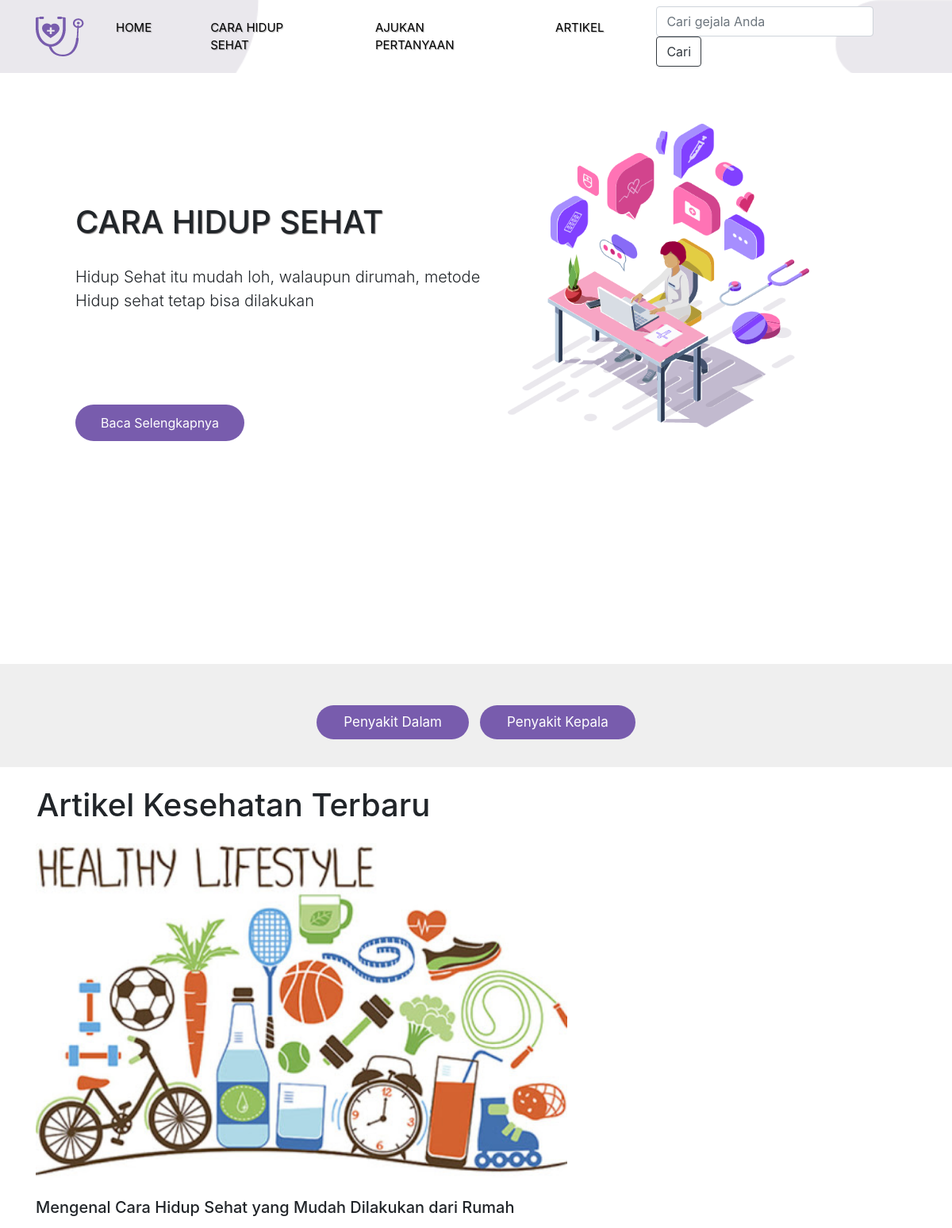
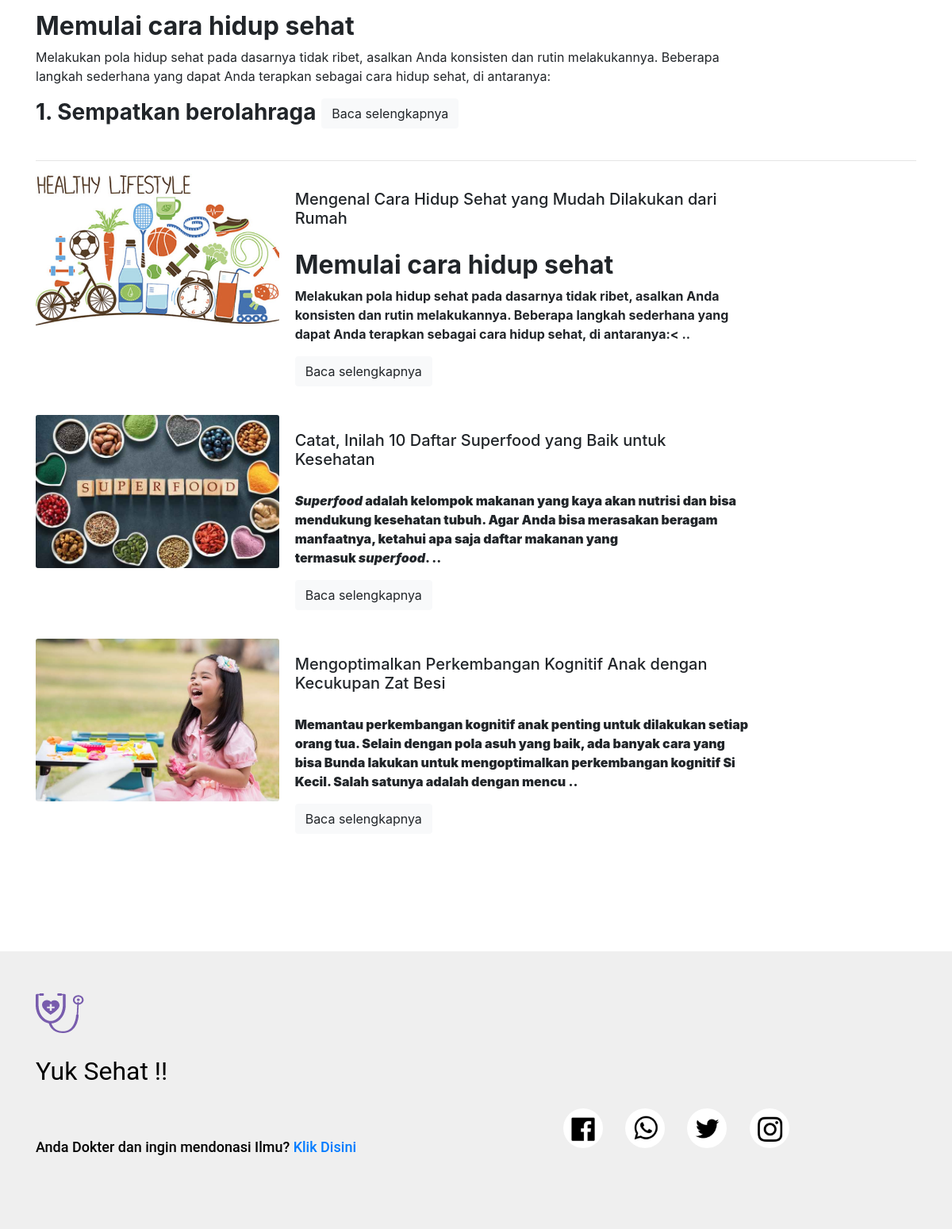
The page / on the database its author committed (2 pictures, top to bottom).
### tables this page shows
CREATE TABLE `kategori` (
  `id` int(11) NOT NULL,
  `kategori_nama` varchar(255) NOT NULL,
  `tgl` date NOT NULL
);

CREATE TABLE `artikel` (
  `id` int(11) NOT NULL,
  `judul` varchar(255) NOT NULL,
  `deskripsi` varchar(10000) NOT NULL,
  `gambar` varchar(255) DEFAULT NULL,
  `video` varchar(255) DEFAULT NULL,
  `oleh` varchar(255) DEFAULT NULL
);

### index.php (the view, shortened to what this page needs)
<!doctype html>
<html lang="en">
<head>
  <link rel="stylesheet" href="https://cdn.jsdelivr.net/npm/bootstrap@4.5.3/dist/css/bootstrap.min.css">
  <link rel="stylesheet" href="style.css">
</head>
<body>
  <?php
  include 'inc/nav.php';
  ?>
  <div class="jumbotron jumbotron-fluid tex-center">
    <div class="container">
      <div class="row">
        <div class="col jumbotext">
          <h1>CARA HIDUP SEHAT</h1>
          <p class="lead">Hidup Sehat itu mudah loh, walaupun dirumah, metode Hidup sehat tetap bisa dilakukan</p>
          <a href="single.php?id=3">Baca Selengkapnya</a>
        </div>
        <div class="col">
          <img src="assets/images/ilustrasi.png" alt="" class="img-fluid jumbo__img">
        </div>
      </div>
    </div>
    <div class="panel">
      <div class="container">
        <ul class="nav justify-content-center menukategori">
          <?php
          include 'koneksi.php';
          $sql = mysqli_query($koneksi, "select * from kategori");
          while ($data = mysqli_fetch_array($sql)) {
          ?>
            <li class="nav-item">
              <a class="nav-link" href="singlecontent.php?id=<?php echo $data['id'] ?>"><?php echo $data['kategori_nama'] ?></a>
            </li>
          <?php
          }
          ?>
        </ul>
      </div>
    </div>
    <div class="container content">
      <div class="row">
        <h1 class="p-3 mt-2">Artikel Kesehatan Terbaru</h1>
      </div>
      <?php
      $query = mysqli_fetch_assoc(mysqli_query($koneksi, "select * from artikel order by id desc limit 1"));
      $id = $query['id'];
      $judul = $query['judul'];
      $deskripsi = $query['deskripsi'];
      $gambar = $query['gambar'];
      ?>
      <div class="row">
        <div class="col-sm-12 col-lg-10">
          <figure class="figure">
            <img src="img/<?= $gambar ?>" class="figure-img img-fluid rounded" width="670px">
            <h5 class="card-title mt-2"><?= $judul ?></h5>
            <p class="card-text text-truncate"><?= substr($deskripsi, 0, 300) . ' ..' ?></p>
            <a href="single.php?id=<?= $id ?>" class="btn btn-light">Baca selengkapnya</a>
          </figure>
        </div>
      </div>
      <hr>
      <?php
      $query = mysqli_query($koneksi, "select * from artikel order by id desc limit 5");
      while ($data = mysqli_fetch_array($query)) {
      ?>
        <div class="row">
          <div class="col-sm-12 col-lg-10">
            <div class="cardd mb-3">
              <div class="row no-gutters">
                <div class="col-md-4">
                  <img src="img/<?= $data['gambar'] ?>" class="card-img" alt="...">
                </div>
                <div class="col-md-8">
                  <div class="card-body">
                    <h5 class="card-title"><?= $data['judul'] ?></h5>
                    <p class="card-text text-truncate"><?= substr($data['deskripsi'], 0, 250) . ' ..' ?></p>
                    <a href="single.php?id=<?= $data['id'] ?>" class="btn btn-light">Baca selengkapnya</a>
                  </div>
                </div>
              </div>
            </div>
          </div>
        </div>
      <?php } ?>
    </div>
  </div>
  <?php
  include 'inc/footer.php';
  ?>
</body>
</html>

### inc/nav.php (shortened to what this page needs)
<nav class="navbar navbar-expand-lg navbar-light">
  <div class="container">
    <div class="navbar-brand" href="index.php">
      <a class="navbar-brand" href="index.php">
        <img src="assets/images/logo.png" loading="lazy">
      </a>
    </div>
    <div class="collapse navbar-collapse" id="navbarNav">
      <ul class="navbar-nav mx-auto">
        <li class="nav-item mr-5">
          <a class="nav-link" href="index.php">Home <span class="sr-only">(current)</span></a>
        </li>
        <li class="nav-item mr-5">
          <a class="nav-link" href="single.php?id=3">Cara Hidup Sehat</a>
        </li>
        <li class="nav-item mr-5">
          <a class="nav-link" href="pertanyaan.php">Ajukan Pertanyaan</a>
        </li>
        <li class="nav-item mr-5">
          <a class="nav-link" href="artikel.php">Artikel</a>
        </li>
      </ul>
      <form class="form-inline" method="get" action="search.php">
        <input class="form-control mr-sm-2" name="value" type="search" placeholder="Cari gejala Anda" aria-label="Search">
        <button type="submit" class="btn btn-outline-dark my-2 my-sm-0">Cari</button>
      </form>
    </div>
  </div>
</nav>

### inc/footer.php
<div class="footer mt-5">
  <div class="container">
    <div class="row footerhead" data-aos="zoom-in">
      <div class="col mt-5">
        <a class="navbar-brand" href="#">
          <img src="assets/images/logo.png" loading="lazy">
        </a>
      </div>
    </div>
    <div class="row footertext" data-aos="zoom-in">
      <div class="col-7 mt-4">
        <h1>Yuk Sehat !!</h1>
      </div>
      <div class="col-7 mt-4 footerhead">
        <p>Anda Dokter dan ingin mendonasi Ilmu? <a href="cms/register.php">Klik Disini</a></p>
      </div>
      <div class="col-12 col-lg-5 mt-1 linksosmed" data-aos="zoom-in">
        <img src="assets/images/fb.png" class="img-fluid">
        <img src="assets/images/wa.png" class="img-fluid">
        <img src="assets/images/tw.png" class="img-fluid">
        <img src="assets/images/ig.png" class="img-fluid">
      </div>
    </div>
  </div>
</div>

### style.css (style rules this page uses)
body { background-image: url(assets/images/background.png); background-size: cover; background-position: center; background-repeat: no-repeat; height: 830px; }
.navbar-nav a { color: black !important; }
.jumbotron { background-color: white; overflow: hidden; }
.jumbotext { margin-left: 50px; }
.jumbotext { display: none; }
.jumbo__img { width: 380px; margin-bottom: 4rem; }
.panel { margin-top: -50px; background-color: #efefef; height: 180px; padding: 20px; }
.menukategori { padding: 25px; }
.menukategori a { display: inline-block; color: white; background-color: #785cad; border-radius: 2em; padding: 0.5em 2em; text-decoration: none; margin: 10px; font-size: smaller; margin-top: -20px; }
.footer { height: 400px; background-color: #efefef; }
.footer { background-color: #efefef; height: 380px; }
.footerhead p { font-family: "Roboto", sans-serif; color: black; font-style: normal; font-weight: 500; font-size: 16px; margin-top: 30px; margin-bottom: 40px; }
.footertext h1 { font-family: "Roboto", sans-serif; font-style: normal; color: black; font-weight: 400; font-size: 28px; }
.footertext img { margin-right: 25px; }
.linksosmed img { width: 34px; margin-top: 15px; }
@media (min-width: 992px) { .navbar-nav a { color: black !important; text-transform: uppercase; margin-right: 10px; font-weight: 400; font-size: 15px; text-shadow: 1px 1px 1px rgba(0, 0, 0, 0.3); } }
@media (min-width: 992px) { .jumbotext { display: block; } }
@media (min-width: 992px) { .jumbotext { margin-top: 100px; } }
@media (min-width: 992px) { .jumbotext a { margin-top: 100px; display: inline-block; color: white; background-color: #785cad; border-radius: 2em; padding: 0.7em 2em; text-decoration: none; } }
@media (min-width: 992px) { .jumbotext p { margin-top: 30px; } }
@media (min-width: 992px) { .jumbotext h1 { text-shadow: 1px 1px 1px rgba(116, 112, 112, 0.9); } }
@media (min-width: 992px) { .jumbotron { background-color: white; margin-top: 0; } }
@media (min-width: 992px) { .menukategori a { display: inline-block; color: white; background-color: #785cad; border-radius: 2em; padding: 0.5em 2em; text-decoration: none; margin: 7px; font-size: 17px; } }
@media (min-width: 992px) { .panel { margin-top: 230px; background-color: #efefef; height: 130px; padding: 20px; } }
@media (min-width: 992px) { .footer { background-color: #efefef; height: 350px; } }
@media (min-width: 992px) { .footerhead p { font-family: "Roboto", sans-serif; color: black; font-style: normal; font-weight: 500; font-size: 18px; margin-top: 30px; margin-bottom: 40px; } }
@media (min-width: 992px) { .footertext h1 { font-family: "Roboto", sans-serif; font-style: normal; color: black; font-weight: 400; font-size: 32px; } }
@media (min-width: 992px) { .footertext img { margin-right: 25px; } }
@media (min-width: 992px) { .linksosmed img { width: 50px; } }

### rows shown on the page
kategori: kategori_nama "Penyakit Dalam"
kategori: kategori_nama "Penyakit Kepala"
artikel: gambar (picture), judul "Mengenal Cara Hidup Sehat yang Mudah Dilakukan dari Rumah", deskripsi "Memulai cara hidup sehat Melakukan pola hidup sehat pada dasarnya tidak ribet, asalkan Anda konsisten dan rutin melakukannya. Beberapa langkah sederhana yang dapat Anda terapkan sebagai cara hidup sehat, di antaranya: 1. Sempatkan berolahraga", deskripsi "Memulai cara hidup sehat Melakukan pola hidup sehat pada dasarnya tidak ribet, asalkan Anda konsisten dan rutin melakukannya. Beberapa langkah sederhana yang dapat Anda terapkan sebagai cara hidup sehat, di antaranya:<"
artikel: gambar (picture), judul "Catat, Inilah 10 Daftar Superfood yang Baik untuk Kesehatan", deskripsi "Superfood adalah kelompok makanan yang kaya akan nutrisi dan bisa mendukung kesehatan tubuh. Agar Anda bisa merasakan beragam manfaatnya, ketahui apa saja daftar makanan yang termasuk superfood ."
artikel: gambar (picture), judul "Mengoptimalkan Perkembangan Kognitif Anak dengan Kecukupan Zat Besi", deskripsi "Memantau perkembangan kognitif anak penting untuk dilakukan setiap orang tua. Selain dengan pola asuh yang baik, ada banyak cara yang bisa Bunda lakukan untuk mengoptimalkan perkembangan kognitif Si Kecil. Salah satunya adalah dengan mencu"
